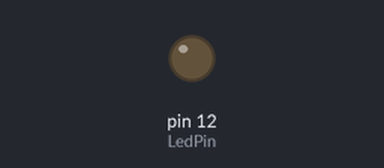
Recording of a program running on a simulated Raspberry Pi (header pin numbers). Parts: output pins drawn as LEDs (lit = HIGH).

Above: at 0.05 s.
At 0.85 s:
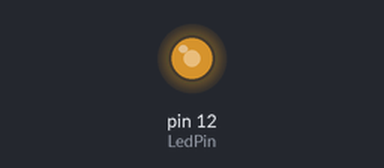
At 1.7 s:
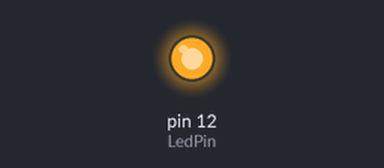
At 3.35 s:
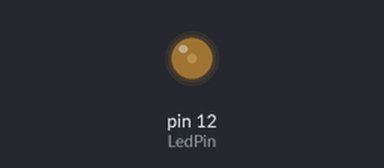
Timing chart, 0 to 6.0 s (numbered marks = the images above):
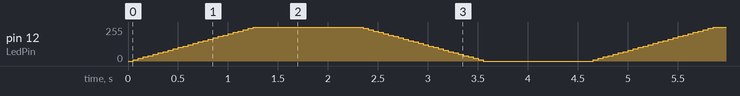

The program:

06_breathingLed.py
```python
#!/usr/bin/env python
import RPi.GPIO as GPIO
import time

LedPin = 12

GPIO.setmode(GPIO.BOARD)       # Numbers pins by physical location
GPIO.setup(LedPin, GPIO.OUT)   # Set pin mode as output
GPIO.output(LedPin, GPIO.LOW)  # Set pin to low(0V)

p = GPIO.PWM(LedPin, 1000)     # set Frequece to 1KHz
p.start(0)                     # Start PWM output, Duty Cycle = 0

try:
	while True:
		for dc in range(0, 101, 4):   # Increase duty cycle: 0~100
			p.ChangeDutyCycle(dc)     # Change duty cycle
			time.sleep(0.05)
		time.sleep(1)
		for dc in range(100, -1, -4): # Decrease duty cycle: 100~0
			p.ChangeDutyCycle(dc)
			time.sleep(0.05)
		time.sleep(1)
except KeyboardInterrupt:
	p.stop()
	GPIO.output(LedPin, GPIO.HIGH)    # turn off all leds
	GPIO.cleanup()
```
